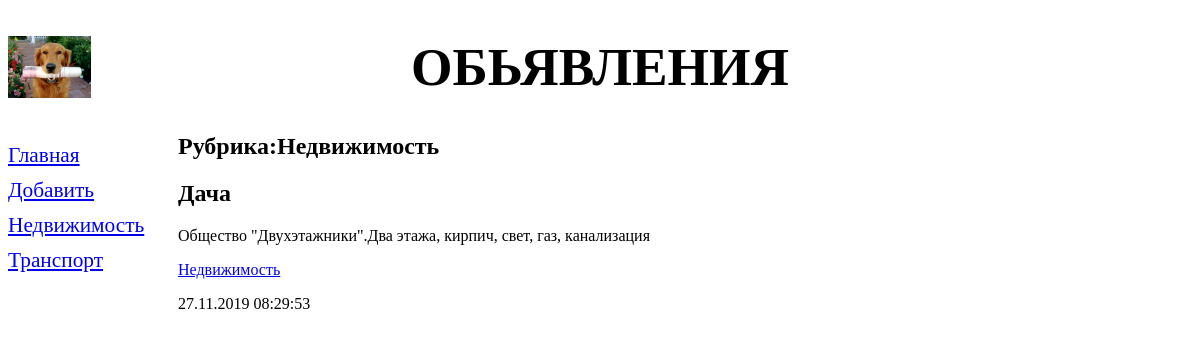
Page /bboard/1/ on the earlier database version.
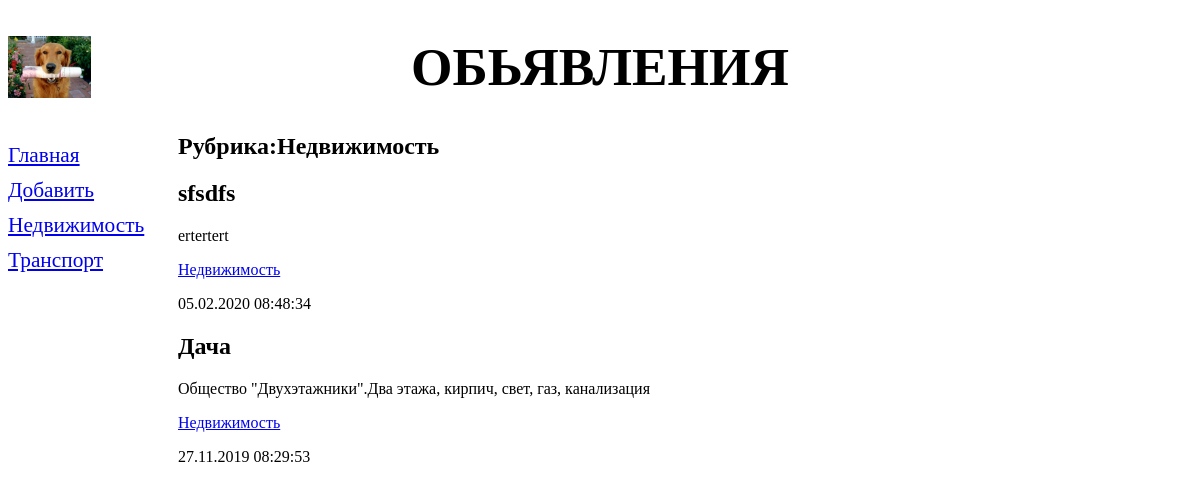
Same page on the later database version.
### bboard/models.py (models this page shows, shortened)
class Rubric(models.Model):
    name = models.CharField(max_length=20, db_index=True, verbose_name='Название')
    class Meta:
        verbose_name_plural = 'Рубрики'
        verbose_name = 'Рубрика'
        ordering = ['name']

class Bb(models.Model):
    title = models.CharField(max_length=50, verbose_name='Товар')  # допустимая 50 симвл
    content = models.TextField(null=True, blank=True, verbose_name='Описание')  # можно не заполнять,неогран.длинны
    price = models.FloatField(null=True, blank=True, verbose_name='Цена')
    published = models.DateTimeField(auto_now_add=True, db_index=True,
                                     verbose_name='Опубликовано')  # текущ.дат.и врем. и идекс
    rubric = models.ForeignKey('Rubric', null=True, on_delete=models.PROTECT,
                               verbose_name='Рубрика')  # поле внешн.ключа->передать конструтор первичный класс
    class Meta:
        verbose_name_plural = 'Обьявления'  # множ.числ
        verbose_name = 'Обьявление'  # ед.ч
        ordering = ['-published']  # сортировка

### bboard/views.py (the view)
# urls.py: path('<int:rubric_id>/', by_rubric, name='by_rubric'),#послед-именов маршрут
def by_rubric(request, rubric_id):
    bbs = Bb.objects.filter(rubric=rubric_id)
    rubrics = Rubric.objects.all()
    current_rubric = Rubric.objects.get(pk=rubric_id)
    context = {'bbs': bbs, 'rubrics': rubrics, 'current_rubric': current_rubric}
    return render(request, 'bboard/by_rubric.html', context)

### templates/bboard/by_rubric.html (shortened to what this page needs)
{%  extends "layout/basic.html" %}
{% block content %}
    <h2>Рубрика:{{ current_rubric.name }}</h2>
{% for bb in bbs %}
<div class="b">
    <h2>{{ bb.title }}</h2>
    <p>{{ bb.content }}</p>
    <p><a href="{% url 'by_rubric' bb.rubric.pk %}">{{ bb.rubric.name }} </a></p>
    <p>{{ bb.published|date:"d.m.Y H:i:s" }}</p>
</div>
{% endfor %}
{% endblock %}

### templates/layout/basic.html (shortened to what this page needs)
{% load static %}
<!DOCTYPE html>
<html>
    <head>
        <link rel="stylesheet" type="text/css" href="{% static 'bboard/style.css' %}">
    </head>
    <body>
        <header>
            <h1>Обьявления</h1>
        </header>
        <nav>
            <a href="{% url 'index' %}">Главная</a>
            <a href="{% url 'add' %}">Добавить</a>
            {% for rubric in rubrics %}
            <a href="{% url 'by_rubric' rubric.pk %}">{{ rubric.name }}</a>
            {% endfor %}
        </nav>
        <section>
            {% block content %}
            {% endblock %}
        </section>
    </body>
</html>

Differences in the rows shown:
added Bb: title "sfsdfs", content "ertertert", rubric.name "Недвижимость", published "05.02.2020 08:48:34"
